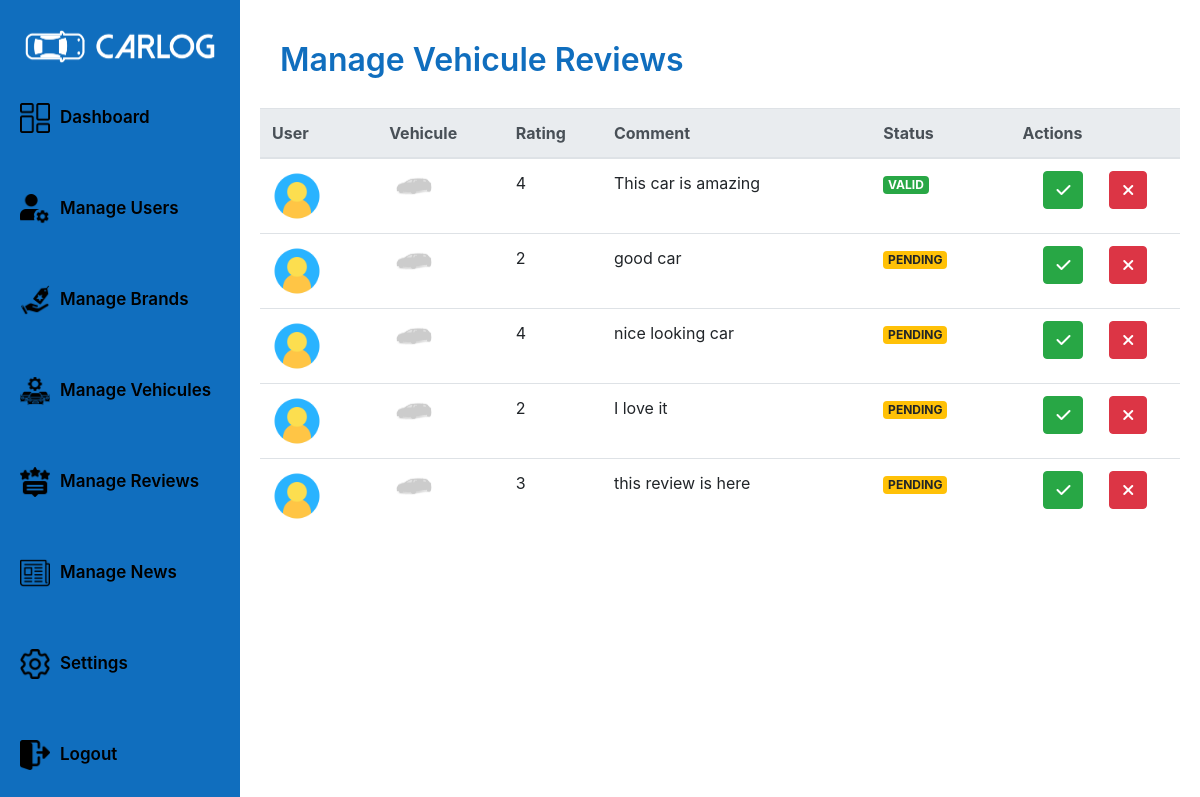
The page /admin/manageVehiculesReviewsPage/ (signed in) on the database its author committed.
### tables this page shows
CREATE TABLE `vehiculereviews` (
  `id` int(11) NOT NULL,
  `user_id` int(11) DEFAULT NULL,
  `vehicule_id` int(11) DEFAULT NULL,
  `status` enum('VALID','PENDING','REJECTED') DEFAULT NULL,
  `comment` text DEFAULT NULL,
  `rating` float DEFAULT NULL
);

### app/router.php (called while the page is built, shortened)
<?php
require_once($_SERVER['DOCUMENT_ROOT'] . "/CarLog/config/utils/imageUtility.php");
require_once($_SERVER['DOCUMENT_ROOT'] . "/CarLog/app/views/adminViews/manageVReviewsPage.php");
$request = rtrim($_SERVER['REQUEST_URI'], '/') . '/';
$request = strtok($request, '?');
$userRole = isset($_SESSION['USER']) ? $_SESSION['USER']['role'] : 'GUEST';
$view = null;
switch ($request) {
    case '/CarLog/admin/manageVehiculesReviewsPage/':
        if ($userRole === 'ADMIN') {
            $view = new ManageVReviewsPage();
        } else {
            $view = new UnAuthorizedPage();
        }
        break;
}
$view->showPage();

### config/queries/reviewQueries.php (called while the page is built, shortened)
<?php
class ReviewQueries
{
    public static function getAllVehiculeReviews()
    {
        return "SELECT * FROM vehiculereviews";
    }
}

### app/models/vehiculeReviewsModel.php (called while the page is built, shortened)
<?php
require_once($_SERVER['DOCUMENT_ROOT'] . '/CarLog/app/controllers/databaseController.php');
require_once($_SERVER['DOCUMENT_ROOT'] . "/CarLog/Config/queries/reviewQueries.php");
class VehiculeReviewsModel
{
    public function getAllVehiculeReviews()
    {
        $dbController = new DatabaseController();
        $database = $dbController->connect();
        $query = ReviewQueries::getAllVehiculeReviews();
        $vehiculeReviews = $dbController->request($database, $query);
        return $vehiculeReviews;
    }
}

### app/controllers/databaseController.php (called while the page is built, shortened)
<?php
require_once($_SERVER['DOCUMENT_ROOT'] . '/CarLog/app/models/databaseModel.php');
class DatabaseController
{
    public function request($database, $query, $params = [])
    {
        $databaseModel = new DatabaseModel();
        return $databaseModel->request($database, $query, $params);
    }
}

### app/models/databaseModel.php (called while the page is built, shortened)
<?php
class DatabaseModel
{
    public function request($database, $query, $params = [])
    {
        try {
            $stmt = $database->prepare($query);
            if ($stmt) {
                if (!empty($params)) {
                    $stmt->execute($params);
                } else {
                    $stmt->execute();
                }
                $result = $stmt->fetchAll(PDO::FETCH_ASSOC);
                return $result;
            } else {
                return false;
            }
        } catch (PDOException $e) {
            echo "Query execution failed: " . $e->getMessage();
            return false;
        }
    }
}

### app/controllers/vehiculeReviewsController.php (called while the page is built, shortened)
<?php
require_once($_SERVER['DOCUMENT_ROOT'] . '/CarLog/app/models/vehiculeReviewsModel.php');
class VehiculeReviewsController
{
    public function getAllVehiculeReviews()
    {
        $vehiculeReviewModel = new VehiculeReviewsModel();
        return $vehiculeReviewModel->getAllVehiculeReviews();
    }
}

### config/queries/userQueries.php (called while the page is built, shortened)
<?php
class UserQueries
{
    public static function getUserById()
    {
        return "SELECT * FROM users WHERE id = ?";
    }
}

### app/models/userModel.php (called while the page is built, shortened)
<?php
require_once($_SERVER['DOCUMENT_ROOT'] . "/CarLog/Config/queries/userQueries.php");
require_once($_SERVER['DOCUMENT_ROOT'] . '/CarLog/app/controllers/databaseController.php');
class UserModel
{
    public function getUserById($userId)
    {
        $dbController = new DatabaseController();
        $database = $dbController->connect();
        $query = UserQueries::getUserById();
        $params = [$userId];
        $user = $dbController->request($database, $query, $params);
        return $user[0];
    }
}

### app/controllers/userController.php (called while the page is built, shortened)
<?php
require_once($_SERVER['DOCUMENT_ROOT'] . '/CarLog/app/models/userModel.php');
class UserController
{
    public function getUserById($userId)
    {
        $userModel = new UserModel();
        return $userModel->getUserById($userId);
    }
}

### config/utils/imageUtility.php (called while the page is built, shortened)
<?php
class ImageUtility
{
    public static function getUserProfilePicture($user)
    {
        $profilePicture = $user['profilePicture'];
        $picturePath = "/CarLog/public/uploads/users/" . $profilePicture;
        if (file_exists($_SERVER['DOCUMENT_ROOT'] . $picturePath)) {
            $pictureUrl = $picturePath;
        } else {
            $pictureUrl = "/CarLog/public/images/defaults/user.png";
        }
        return $pictureUrl;
    }
    public static function getVehiculePicture($vehicule)
    {
        $picture = $vehicule['vehiculePicture'];
        $picturePath = "/CarLog/public/uploads/vehicules/" . $picture;
        if (file_exists($_SERVER['DOCUMENT_ROOT'] . $picturePath)) {
            $pictureUrl = $picturePath;
        } else {
            $pictureUrl = "/CarLog/public/images/defaults/vehicule.png";
        }
        return $pictureUrl;
    }
}

### config/queries/vehiculeQueries.php (called while the page is built, shortened)
<?php
class VehiculeQueries
{
    public static function getVehiculeById()
    {
        return "SELECT * FROM vehicules WHERE id = ?";
    }
}

### app/models/vehiculeModel.php (called while the page is built, shortened)
<?php
require_once($_SERVER['DOCUMENT_ROOT'] . "/CarLog/Config/queries/vehiculeQueries.php");
require_once($_SERVER['DOCUMENT_ROOT'] . '/CarLog/app/controllers/databaseController.php');
class VehiculeModel
{
    public function getVehiculeById($vehiculeId)
    {
        $dbController = new DatabaseController();
        $database = $dbController->connect();
        $query = VehiculeQueries::getVehiculeById();
        $params = [$vehiculeId];
        $vehicule = $dbController->request($database, $query, $params);
        return $vehicule[0];
    }
}

### app/controllers/vehiculeController.php (called while the page is built, shortened)
<?php
require_once($_SERVER['DOCUMENT_ROOT'] . '/CarLog/app/models/vehiculeModel.php');
class VehiculeController
{
    public function getVehiculeById($vehiculeId)
    {
        $vehiculeModel = new VehiculeModel();
        return $vehiculeModel->getVehiculeById($vehiculeId);
    }
}

### app/views/adminViews/manageVReviewsPage.php (the view, shortened to what this page needs)
<?php
require_once($_SERVER['DOCUMENT_ROOT'] . "/CarLog/app/views/sharedViews/sharedViews.php");
class ManageVReviewsPage
{
    public function showPage()
    {
        ?>
        <div class="dashboard__page">
            <div class="dashboard__content">
                <div class="dashboard__header-brands">
                    <h1>Manage Vehicule Reviews</h1>
                </div>
                <?php
                $this->showVehiculeReviewsTable();
                ?>
            </div>
        </div>
        <?php
    }
    public function showVehiculeReviewsTable()
    {
        $vehiculeReviewsController = new VehiculeReviewsController();
        $reviews = $vehiculeReviewsController->getAllVehiculeReviews();
        $userController = new UserController();
        $vehiculeController = new VehiculeController();
        ?>
        <div class="vehicule__reviews__table">
            <table class=" table table-hover" id="vehiculeReviewTable">
                <thead class="thead-light">
                    <tr>
                        <th>User</th>
                        <th>Vehicule</th>
                        <th>Rating</th>
                        <th>Comment</th>
                        <th>Status</th>
                        <th>Actions</th>
                    </tr>
                </thead>
                <tbody>
                    <?php foreach ($reviews as $review) { ?>
                        <tr>
                            <td>
                                <?php
                                $user = $userController->getUserById($review['user_id']);
                                ?>
                                <img src="<?= ImageUtility::getUserProfilePicture($user) ?>" alt="User Picture" width="50"
                                    height="auto">
                            </td>
                            <td>
                                <?php
                                $vehicule = $vehiculeController->getVehiculeById($review['vehicule_id']);
                                ?>
                                <img src="<?= ImageUtility::getVehiculePicture($vehicule) ?>" alt="Vehicule Picture" width="50"
                                    height="auto">
                            </td>
                            <td>
                                <?php echo $review['rating']; ?>
                            </td>
                            <td>
                                <?php echo $review['comment']; ?>
                            </td>
                            <td>
                                <p
                                    class="badge <?= $review['status'] === 'PENDING' ? 'badge-warning' : ($review['status'] === 'VALID' ? 'badge-success' : 'badge-danger') ?>">
                                    <?= $review['status'] ?>
                                </p>
                            </td>
                            <td>
                                <div class="table__action__btn">
                                    <button class="btn btn-success" onclick="validateVehiculeReview(<?= $review['id'] ?>)">
                                        <i class="fas fa-check"></i>
                                    </button>
                                    <button class="btn btn-danger" onclick="rejectVehiculeReview(<?= $review['id'] ?>)">
                                        <i class="fas fa-times"></i>
                                    </button>
                                </div>
                            </td>
                        </tr>
                    <?php } ?>
                </tbody>
            </table>
        </div>
        <?php
    }
}

### public/styles/user.css (style rules this page uses)
* { box-sizing: border-box; }

### public/styles/main.css (style rules this page uses)
p { margin-bottom: 0 !important; }

### public/styles/admin.css (style rules this page uses)
:root { --primary-color: rgb(16, 110, 190); --secondary-color: rgb(32, 139, 232); --white-color: #fff; }
* { margin: 0; padding: 0; box-sizing: border-box; }
.dashboard__page { width: 100%; height: 100vh; display: flex; flex-direction: row; justify-content: flex-start; align-items: center; overflow: hidden; }
.dashboard__content { width: 80%; height: 100%; display: flex; flex-direction: column; justify-content: flex-start; align-items: start; padding: 20px; }
.dashboard__content h1 { font-size: 32px; font-weight: 600; color: var(--primary-color); line-height : 1.5 !important; }
.users__table, .brands__table , .vehicules__table , .vehicule__reviews__table, .brand__reviews__table, .news__table { min-width: 100%; width: 100%; height: 100%; }
.table__action__btn { width: 100%; height: 100%; display: flex; flex-direction: row; justify-content: space-evenly; gap: 5px; }
th { padding-right: 0 !important; }
.dashboard__header-brands , .dashboard__header-users , .dashboard__header-vehicules ,.dashboard__header-news { width: 100%; height: 100px; display: flex; flex-direction: row; justify-content: space-between; align-items: center; padding: 0 20px; }

### rows shown on the page
vehiculereviews: rating "4", comment "This car is amazing", status "VALID"
vehiculereviews: rating "2", comment "good car", status "PENDING"
vehiculereviews: rating "4", comment "nice looking car", status "PENDING"
vehiculereviews: rating "2", comment "I love it", status "PENDING"
vehiculereviews: rating "3", comment "this review is here", status "PENDING"

### other values the page prints
$link['text'] "Dashboard"
$link['text'] "Manage Users"
$link['text'] "Manage Brands"
$link['text'] "Manage Vehicules"
$link['text'] "Manage Reviews"
$link['text'] "Manage News"
$link['text'] "Settings"
$link['text'] "Logout"
